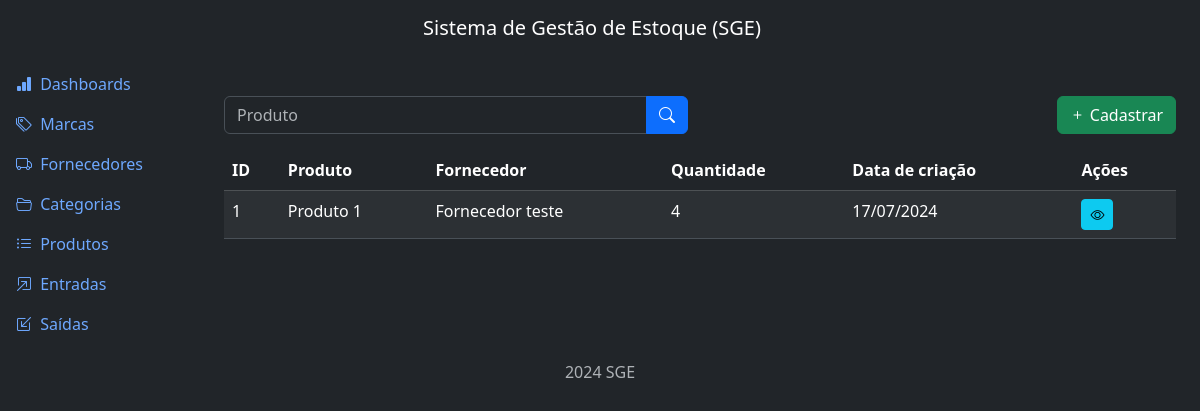
Page /inflows/list/ on the committed database.
### inflows/models.py (models this page shows, shortened)
class Inflow(models.Model):
    supplier = models.ForeignKey(
        Supplier, on_delete=models.PROTECT, related_name='inflows')
    product = models.ForeignKey(
        Product, on_delete=models.PROTECT, related_name='inflows')
    quantity = models.IntegerField()
    description = models.TextField(null=True, blank=True)
    created_at = models.DateTimeField(auto_now_add=True)
    updated_at = models.DateTimeField(auto_now=True)
    class Meta:
        ordering = ['-created_at']

### products/models.py (models this page shows)
class Product(models.Model):
    title = models.CharField(max_length=500)
    category = models.ForeignKey(
        Category, on_delete=models.PROTECT, related_name='products')
    brand = models.ForeignKey(
        Brand, on_delete=models.PROTECT, related_name='products')
    description = models.TextField(null=True, blank=True)
    serie_number = models.CharField(max_length=200, null=True, blank=True)
    cost_price = models.DecimalField(max_digits=20, decimal_places=2)
    selling_price = models.DecimalField(max_digits=20, decimal_places=2)
    quantity = models.IntegerField(default=0)
    created_at = models.DateTimeField(auto_now_add=True)
    updated_at = models.DateTimeField(auto_now=True)
    class Meta:
        ordering = ['title']
    def __str__(self):
        return self.title

### suppliers/models.py (models this page shows)
class Supplier(models.Model):
    name = models.CharField(max_length=500)
    description = models.TextField(null=True, blank=True)
    created_at = models.DateTimeField(auto_now_add=True)
    updated_at = models.DateTimeField(auto_now=True)
    class Meta:
        ordering = ['name']
    def __str__(self):
        return self.name

### inflows/views.py (the view)
# urls.py: path('list/', views.InflowListView.as_view(), name='list'),
class InflowListView(ListView):
    model = Inflow
    template_name = 'inflow_list.html'
    context_object_name = 'inflows'
    paginate_by = 5
    def get_queryset(self):
        qs = super().get_queryset()
        product = self.request.GET.get('product')
        if product:
            qs = qs.filter(product__title__icontains=product)
        return qs

### inflows/templates/inflow_list.html (shortened to what this page needs)
{% extends "base.html" %}
{% block content %}
  <div class="row mb-3">
    <div class="col-md-6">
      <form method="GET" action="{% url "inflow:list" %}">
        <div class="input-group">
          <input type="text" class="form-control" name="product" placeholder="Produto" value="{{request.GET.product}}">
          <button type="submit" class="btn btn-primary">
            <i class="bi bi-search"></i>
          </button>
        </div>
      </form>
    </div>
    <div class="col-md-6">
      <a href="{% url "inflow:create" %}" class="btn btn-success float-end" >
        <i class="bi bi-plus"></i>
        Cadastrar
      </a>
    </div>
  </div>
  <div class="table-responsive">
    <table class="table table-striped table-border">
      <thead class="table-dark">
        <tr>
          <th>ID</th>
          <th>Produto</th>
          <th>Fornecedor</th>
          <th>Quantidade</th>
          <th>Data de criação</th>
          <th>Ações</th>
        </tr>
      </thead>
      <tbody>
        {% for inflow in inflows %}
          <tr>
            <td>{{ inflow.id }}</td>
            <td>{{ inflow.product }}</td>
            <td>{{ inflow.supplier }}</td>
            <td>{{ inflow.quantity }}</td>
            <td>{{ inflow.created_at|date:"d/m/Y" }}</td>
            <td>
              <a href="{% url "inflow:detail" inflow.id %}" class="btn btn-info btn-sm"><i class="bi bi-eye"></i></a>
            </td>
          </tr>
        {% endfor %}
      </tbody>
    </table>
  </div>
{% endblock content %}

### rows in the picture
Inflow: id "1", product "Produto 1", supplier "Fornecedor teste", quantity "4", created_at "17/07/2024"
